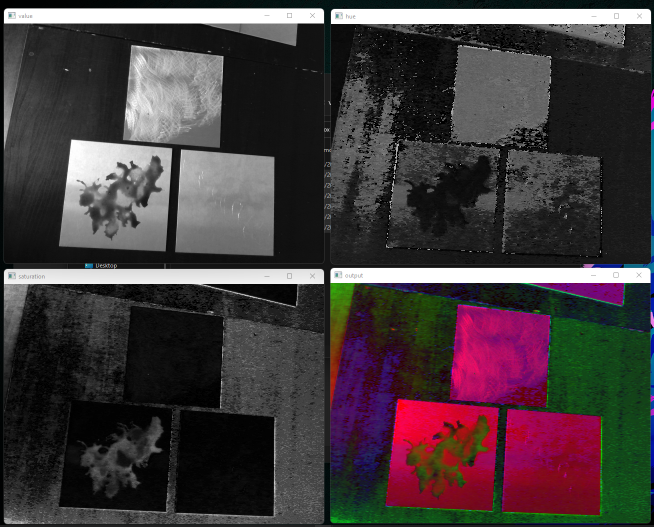
//> input picture 2022-04-19 11.40.03.png, 1307 x 1054 px, given in place of the camera (shown at 1/2 size)
$ ./edge2   (built with g++ and OpenCV 4)
//> lines starting //> are read from the running program, lines starting //| are printed output that depends on the picture; after the words box and inside, x2 and y2 are one past the last pixel; in counts of white or black regions, pixels touching at a corner belong together
//> further down, camRGB1 is the input picture: 1054 rows x 1307 cols, CV_8UC3; mean B, G, R 60.3, 57.6, 66.8
#include <iostream>
#include <opencv2/highgui.hpp>
#include <opencv2/imgcodecs.hpp>
#include <opencv2/objdetect.hpp>
#include <opencv2/opencv.hpp>

using namespace std;
using namespace cv;

int findTopLeft(vector<Point> p) {
    int min = 0;
    for (int i = 0; i < p.size(); i++) {
        if (p[i].x + p[i].y < p[min].x + p[min].y) {
            min = i;
        }
    }
    return min;
}

Mat getEdge(Mat image, int blurSize, int thresholdValue) {
    Mat imageValue, imageValueNoBlur, imageEdge;
    if(image.channels() == 3) {
        cvtColor(image, imageValue, COLOR_BGR2HSV);
        extractChannel(imageValue, imageValue, 2);
    } else {
        imageValue = image.clone();
    }
    imageValueNoBlur = imageValue.clone();
    GaussianBlur(imageValue, imageValue, Size(blurSize, blurSize), 5, 0);
    absdiff(imageValueNoBlur, imageValue, imageEdge);
    threshold(imageEdge, imageEdge, thresholdValue, 255, THRESH_BINARY);
    return imageEdge;
}

Mat edgeDilateKernal = getStructuringElement(MORPH_RECT, Size(3, 3));
Mat oilDilateKernal = getStructuringElement(MORPH_RECT, Size(3, 3));

struct warpVals {
    Mat warp, invWarp, imageWarp;
};

warpVals getWarp(Mat image, int size, int rotationOffset){
//> called with size = 500, rotationOffset = 1
    // Mat imageEdge;
    // cvtColor(image, imageEdge, COLOR_BGR2GRAY);
    Mat imageEdge, blur;
    GaussianBlur(image, blur, Size(3, 3), 5, 0);
    Canny(blur, imageEdge, 25, 200, 3);
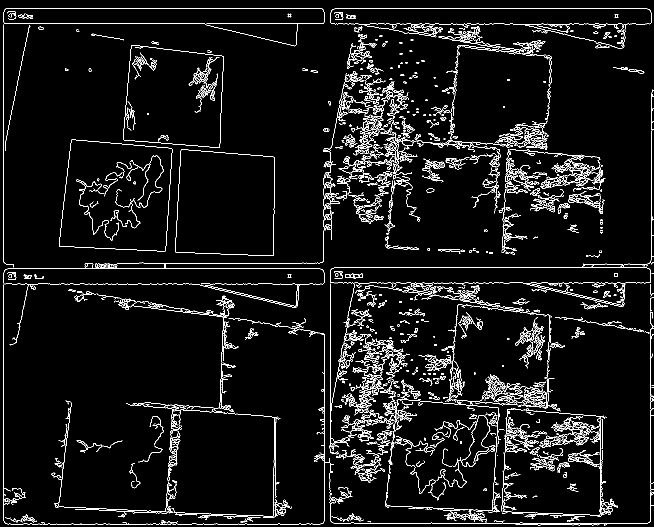
//> imageEdge: 1054 rows x 1307 cols, CV_8UC1 (shown at 1/2 size); 5.4% white in thin lines or dots
    dilate(imageEdge, imageEdge, edgeDilateKernal);
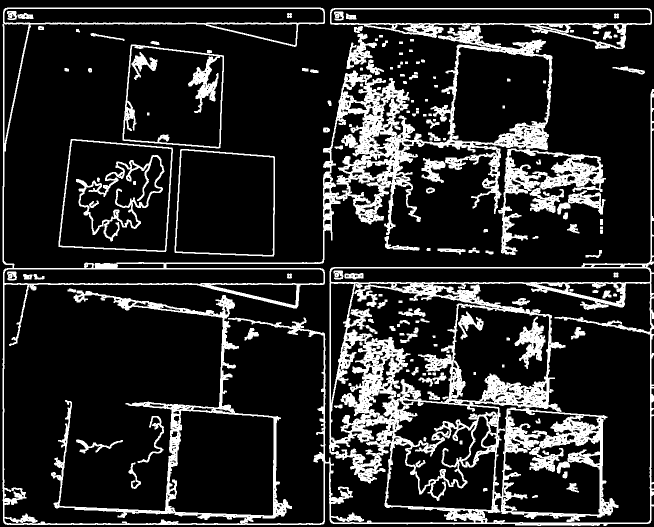
//> imageEdge: 1054 rows x 1307 cols, CV_8UC1 (shown at 1/2 size); 16.4% white; 153 white regions
//> edgeDilateKernal = [[1, 1, 1], [1, 1, 1], [1, 1, 1]]
    imshow("imageEdge" + to_string(rotationOffset), imageEdge);

    // ===== find contours =====
    vector<vector<Point>> contours, scratch;
    vector<Vec4i> hierarchy;
    findContours(imageEdge, contours, hierarchy, RETR_EXTERNAL,
                 CHAIN_APPROX_SIMPLE);
//> contours = 75 contours, 3 with area under 20; largest, box (x1, y1, x2, y2) and area: (5, 15, 1307, 1052) 523114, (117, 278, 346, 504) 44774, (349, 298, 550, 513) 39640, (245, 89, 448, 297) 36276, (660, 16, 1304, 98) 28898
    vector<vector<Point>> conPoly(contours.size());
//> conPoly = 75 empty contours
    for (int i = 0; i < contours.size(); i++)
        approxPolyDP(contours[i], conPoly[i], 30, true);
//> this loop made 75 passes
//> after the loop, conPoly = 75 contours, 67 with area under 20; largest, box (x1, y1, x2, y2) and area: (7, 19, 1307, 1050) 537714, (117, 278, 345, 504) 44248, (349, 298, 550, 513) 39163, (245, 89, 448, 296) 35847, (660, 24, 1304, 98) 17618, (1002, 298, 1205, 506) 17153, (693, 68, 745, 138) 1320, (276, 832, 327, 926) 232

    // ===== find largest rect contour =====
    float max_area = 10000;
    int max_rect = 0;

    for (int i = 0; i < contours.size(); i++) {
        if (conPoly[i].size() == 4) {
            float area = contourArea(contours[i]);
            if (area > max_area) {
                max_area = area;
                max_rect = i;
            }
        }
    }
//> this loop made 75 passes
//> (area, max_area) on passes 23, 25: (39639.5, 39639.5), (44773.5, 44773.5)
//> area on passes 3, 62: 610, 36276.5
//> after the loop, max_area = 44773.5; max_rect = 24

    Mat imageCont = image.clone();
    Mat imageWarpHSV, imageWarpRGB, imageWarpGray;

    if (max_area > 10000) {
        vector<Point> p = conPoly[max_rect];
//> p = 4 Points (x, y): [142, 278], [117, 493], [331, 503], [344, 295]
        int tl = findTopLeft(p) + rotationOffset;
//> the loop in findTopLeft, `for (int i = 0; i < p.size(); i++)` made 4 passes
//> after the loop in findTopLeft, `for (int i = 0; i < p.size(); i++)`: min = 0
//> tl = 1
        Point2f src[4] = {p[(tl + 4) % 4], p[(tl + 3) % 4], p[(tl + 1) % 4],
                          p[(tl + 2) % 4]};
//> src = 4 Points (x, y): [117, 493], [142, 278], [331, 503], [344, 295]
        Point2f dst[4] = {{0.0, 0.0},
                          {(float)size, 0.0},
                          {0.0, (float)size},
                          {(float)size, (float)size}};

        Mat warpMatric = getPerspectiveTransform(src, dst);
//> warpMatric = [[0.113, -2.41, 1174.5], [2.46, 0.286, -429.5], [-0.000202, 0.000252, 1]]
        Mat invWarpMatric = getPerspectiveTransform(dst, src);
//> invWarpMatric = [[0.0662, 0.453, 117], [-0.398, 0.0585, 493], [0.000114, 7.66e-05, 1]]
        Mat imageWarp;
        warpPerspective(image, imageWarp, warpMatric, Size(size, size));
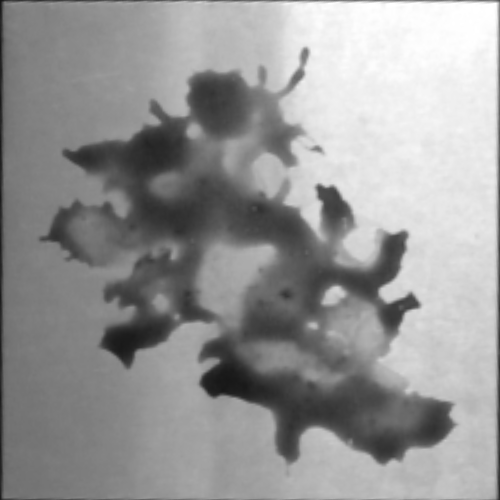
//> imageWarp: 500 rows x 500 cols, CV_8UC3; min 20, max 255, mean 150.5
        return warpVals {warpMatric, invWarpMatric, imageWarp};
    }
    return warpVals {Mat(), Mat(), Mat()};
}

struct defectFeatures{
    Mat scratch, oil;
    Mat get3C() {
        vector<Mat> channels;
        Mat imageFinal;
        Mat imageBlank = Mat::zeros(Size(scratch.rows, scratch.cols), CV_8UC1);
        channels.push_back(oil);
        channels.push_back(imageBlank);
        channels.push_back(scratch + oil * 0.5);
        merge(channels, imageFinal);
        return imageFinal;
    }
};

defectFeatures getFeatures(Mat image){
    Mat imageWarpHSV, imageWarpGray;
    cvtColor(image, imageWarpHSV, COLOR_BGR2HSV);
    cvtColor(image, imageWarpGray, COLOR_BGR2GRAY);

    vector<vector<Point>> scratches;
    vector<Vec4i> hierarchy;

    Mat imageScratch = getEdge(image, 5, 3);
    imageScratch *= 3;
    GaussianBlur(imageScratch, imageScratch, Size(31, 31), 0, 0);
    threshold(imageScratch, imageScratch, 10, 255, THRESH_BINARY);
    findContours(imageScratch, scratches, hierarchy, RETR_TREE, CHAIN_APPROX_SIMPLE);
    // imshow("imageScratch", imageScratch);

    Mat imageOil;
    GaussianBlur(imageWarpGray, imageWarpGray, Size(15, 15), 0, 0);
    imageOil = getEdge(imageWarpGray, 15, 5);
    GaussianBlur(imageOil, imageOil, Size(31, 31), 0, 0);
    threshold(imageOil, imageOil, 35, 255, THRESH_BINARY);
    dilate(imageOil, imageOil, oilDilateKernal);
    // imshow("imageOil", imageOil);
    return defectFeatures{imageScratch, imageOil};
}


void camDebug(Mat imageBGR) {
    Mat HChannel, SChannel, VChannel, imageHSV;
    cvtColor(imageBGR, imageHSV, COLOR_BGR2HSV);
    resize(imageBGR, imageBGR, Size(), 0.5, 0.5);
    resize(imageHSV, imageHSV, Size(), 0.5, 0.5);
    extractChannel(imageHSV, HChannel, 0);
    extractChannel(imageHSV, SChannel, 1);
    extractChannel(imageHSV, VChannel, 2);
    imshow("hue", HChannel);
    imshow("saturation", SChannel);
    imshow("value", VChannel);
    imshow("rgb", imageBGR);
    imshow("hsv", imageHSV);
}


int main(int, char**) {
    Mat camRGB1, camHSV1;
    Mat camRGB2, camHSV2;

    VideoCapture cap1(2);
    cap1.read(camRGB1);

    VideoCapture cap2(3);
    cap2.read(camRGB2);

    int warpSize = 500;

    Mat imageAverage(Size(warpSize, warpSize), CV_8UC3);

    while (true) {
        int64 start = cv::getTickCount();

        cap1.read(camRGB1);
        cap2.read(camRGB2);

        // imshow("cam1", camRGB1);
        // imshow("cam2", camRGB2);

        warpVals result;
        result = getWarp(camRGB1, warpSize, 1);
        Mat warpMatric1 = result.warp;
//> warpMatric1 has the same summary as warpMatric in getWarp
        Mat invWarpMatric1 = result.invWarp;
//> invWarpMatric1 has the same summary as invWarpMatric in getWarp
        Mat imageWarp1 = result.imageWarp;

        result = getWarp(camRGB2, warpSize, 0);
//> call 2 of getWarp, with size = 500, rotationOffset = 0
//> in getWarp (call 2), `vector<vector<Point>> conPoly(contours.size());`: conPoly = 75 empty contours
//> the loop in getWarp (call 2), `for (int i = 0; i < contours.size(); i++)` made 75 passes
//> after the loop in getWarp (call 2), `for (int i = 0; i < contours.size(); i++)`: conPoly = 75 contours, 67 with area under 20; largest, box (x1, y1, x2, y2) and area: (7, 19, 1307, 1050) 537714, (117, 278, 345, 504) 44248, (349, 298, 550, 513) 39163, (245, 89, 448, 296) 35847, (660, 24, 1304, 98) 17618, (1002, 298, 1205, 506) 17153, (693, 68, 745, 138) 1320, (276, 832, 327, 926) 232
//> the loop in getWarp (call 2), `for (int i = 0; i < contours.size(); i++)` made 75 passes
//> after the loop in getWarp (call 2), `for (int i = 0; i < contours.size(); i++)`: max_area = 44773.5; max_rect = 24
//> the loop in findTopLeft (call 2), `for (int i = 0; i < p.size(); i++)` made 4 passes
//> in getWarp (call 2), `int tl = findTopLeft(p) + rotationOffset;`: tl = 0
//> in getWarp (call 2), `Point2f src[4] = {p[(tl + 4) % 4], p[(tl + 3) % 4], p[(tl + 1) % 4], p..`: src = 4 Points (x, y): [142, 278], [344, 295], [117, 493], [331, 503]
//> in getWarp (call 2), `Mat warpMatric = getPerspectiveTransform(src, dst);`: warpMatric = [[2.46, 0.286, -429.5], [-0.213, 2.54, -674.5], [-0.000202, 0.000252, 1]]
//> in getWarp (call 2), `Mat invWarpMatric = getPerspectiveTransform(dst, src);`: invWarpMatric = [[0.429, -0.0626, 142], [0.0554, 0.377, 278], [7.25e-05, -0.000108, 1]]
//> in getWarp (call 2), `warpPerspective(image, imageWarp, warpMatric, Size(size, size));`:
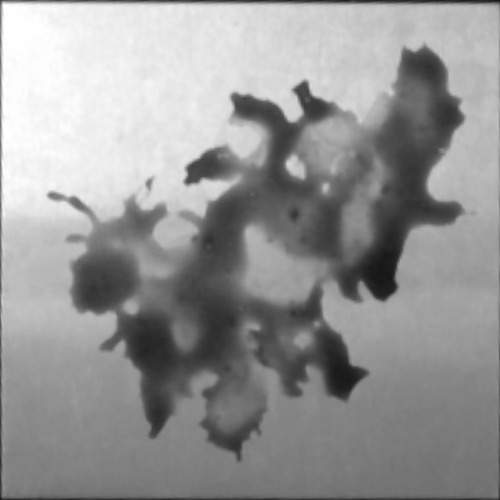
//> imageWarp: 500 rows x 500 cols, CV_8UC3; min 23, max 255, mean 150.6
        Mat warpMatric2 = result.warp;
//> warpMatric2 has the same summary as warpMatric in getWarp
        Mat invWarpMatric2 = result.invWarp;
//> invWarpMatric2 has the same summary as invWarpMatric in getWarp
        Mat imageWarp2 = result.imageWarp;

        if(!imageWarp1.empty()){
            imshow("imageWarp1", imageWarp1);
        }else{
            imshow("imageWarp1", camRGB1);
        }

        if(!imageWarp2.empty()){
            imshow("imageWarp2", imageWarp2);
        }else{
            imshow("imageWarp2", camRGB2);
        }

        if(!warpMatric1.empty() && !warpMatric2.empty()){
            defectFeatures result;
            Mat feature1, feature2;

            result = getFeatures(imageWarp1);
//> in getFeatures, `cvtColor(image, imageWarpHSV, COLOR_BGR2HSV);`: imageWarpHSV: 500 rows x 500 cols, CV_8UC3; mean H, S, V 0, 0, 150.5
//> in getEdge, `threshold(imageEdge, imageEdge, thresholdValue, 255, THRESH_BINARY);`: imageEdge: 500 rows x 500 cols, CV_8UC1; 7.4% white; 452 white regions (388 under 20 px), largest, box (x1, y1, x2, y2) and area: (0, 0, 500, 500) 8264, (374, 227, 426, 351) 1277, (283, 181, 358, 241) 937
//> in getFeatures, `threshold(imageScratch, imageScratch, 10, 255, THRESH_BINARY);`: imageScratch: 500 rows x 500 cols, CV_8UC1; 29.8% white; 18 white regions (1 under 20 px)
//> in getFeatures, `findContours(imageScratch, scratches, hierarchy, RETR_TREE, CHAIN_APPR..`: scratches = 19 contours, 2 with area under 20; largest, box (x1, y1, x2, y2) and area: (0, 0, 500, 500) 249001, (12, 11, 487, 493) 225836, (55, 38, 431, 367) 23580, (91, 288, 465, 478) 14938, (33, 193, 132, 272) 3212
//> in getEdge (call 2), `threshold(imageEdge, imageEdge, thresholdValue, 255, THRESH_BINARY);`: imageEdge: 500 rows x 500 cols, CV_8UC1; 14.5% white; 171 white regions (63 under 20 px), largest, box (x1, y1, x2, y2) and area: (278, 4, 496, 498) 3573, (204, 0, 500, 500) 2828, (366, 230, 421, 355) 1933
//> in getFeatures, `threshold(imageOil, imageOil, 35, 255, THRESH_BINARY);`: imageOil: 500 rows x 500 cols, CV_8UC1; 29.3% white; 14 white regions (1 under 20 px), largest, box (x1, y1, x2, y2) and area: (59, 41, 431, 367) 27307, (92, 238, 465, 475) 20328, (202, 0, 500, 500) 11388
//> in getFeatures, `dilate(imageOil, imageOil, oilDilateKernal);`:
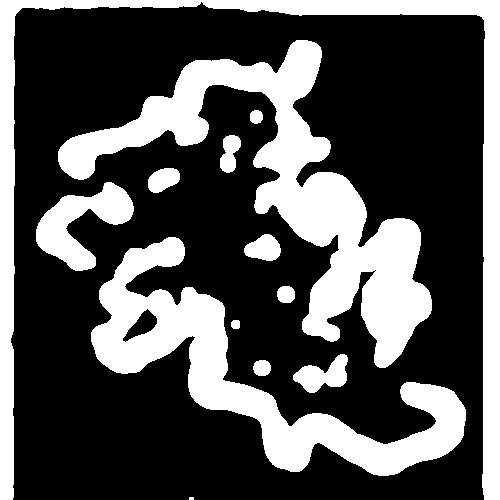
//> imageOil: 500 rows x 500 cols, CV_8UC1; 32.2% white; 13 white regions (1 under 20 px), largest, box (x1, y1, x2, y2) and area: (58, 40, 432, 368) 29712, (91, 237, 466, 476) 22289, (0, 0, 500, 500) 20749
//> in getFeatures, `dilate(imageOil, imageOil, oilDilateKernal);`: oilDilateKernal = [[1, 1, 1], [1, 1, 1], [1, 1, 1]]
            feature1 = result.get3C();
            imshow("features1",feature1);

            result = getFeatures(imageWarp2);
//> in getFeatures (call 2), `cvtColor(image, imageWarpHSV, COLOR_BGR2HSV);`: imageWarpHSV: 500 rows x 500 cols, CV_8UC3; mean H, S, V 0, 0, 150.6
//> in getEdge (call 3), `threshold(imageEdge, imageEdge, thresholdValue, 255, THRESH_BINARY);`: imageEdge: 500 rows x 500 cols, CV_8UC1; 7.3% white; 452 white regions (388 under 20 px), largest, box (x1, y1, x2, y2) and area: (0, 0, 500, 500) 8177, (227, 75, 351, 127) 1277, (181, 143, 241, 218) 937
//> in getFeatures (call 2), `threshold(imageScratch, imageScratch, 10, 255, THRESH_BINARY);`:
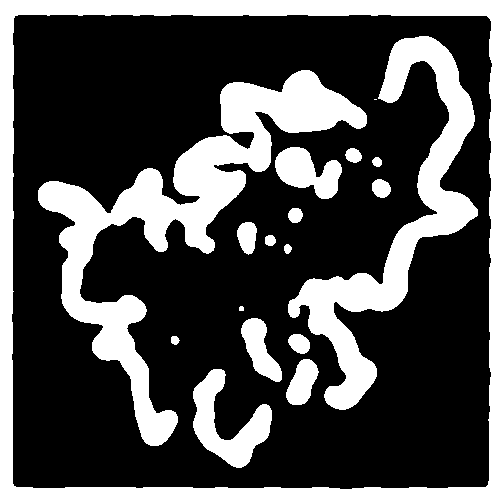
//> imageScratch: 500 rows x 500 cols, CV_8UC1; 29.9% white; 18 white regions (1 under 20 px)
//> in getFeatures (call 2), `findContours(imageScratch, scratches, hierarchy, RETR_TREE, CHAIN_APPR..`: scratches = 19 contours, 2 with area under 20; largest, box (x1, y1, x2, y2) and area: (0, 0, 500, 500) 249001, (11, 14, 493, 490) 225702, (38, 70, 367, 446) 23580, (288, 36, 478, 410) 14938, (193, 369, 272, 468) 3212
//> in getEdge (call 4), `threshold(imageEdge, imageEdge, thresholdValue, 255, THRESH_BINARY);`: imageEdge: 500 rows x 500 cols, CV_8UC1; 14.1% white; 176 white regions (70 under 20 px), largest, box (x1, y1, x2, y2) and area: (3, 4, 500, 223) 4143, (0, 0, 500, 297) 2863, (230, 80, 355, 135) 1933
//> in getFeatures (call 2), `threshold(imageOil, imageOil, 35, 255, THRESH_BINARY);`: imageOil: 500 rows x 500 cols, CV_8UC1; 28.6% white; 14 white regions (1 under 20 px), largest, box (x1, y1, x2, y2) and area: (41, 70, 367, 442) 27307, (238, 36, 475, 409) 20328, (0, 0, 500, 299) 11971
//> in getFeatures (call 2), `dilate(imageOil, imageOil, oilDilateKernal);`: imageOil: 500 rows x 500 cols, CV_8UC1; 31.4% white; 13 white regions (1 under 20 px), largest, box (x1, y1, x2, y2) and area: (40, 69, 368, 443) 29712, (237, 35, 476, 410) 22289, (0, 0, 500, 500) 18868
            feature2 = result.get3C();
            imshow("features2",feature2);

            imageAverage = imageAverage * 0.9 + (feature1 + feature2) * 0.5 * 0.1;
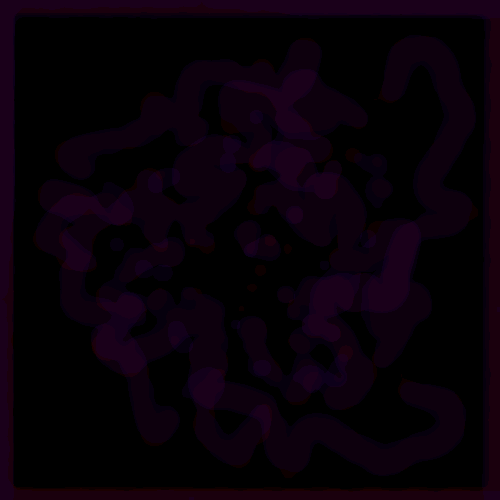
//> imageAverage: 500 rows x 500 cols, CV_8UC3; mean B, G, R 8.3, 0, 8.4
            imshow("featuresComb",imageAverage);
        }


        if (waitKey(1) >= 0) {
//> the Esc key is pressed
            break;
        }

        double fps = cv::getTickFrequency() / (cv::getTickCount() - start);
        std::cout << "FPS : " << fps << std::endl;
    }
    return 0;
}
